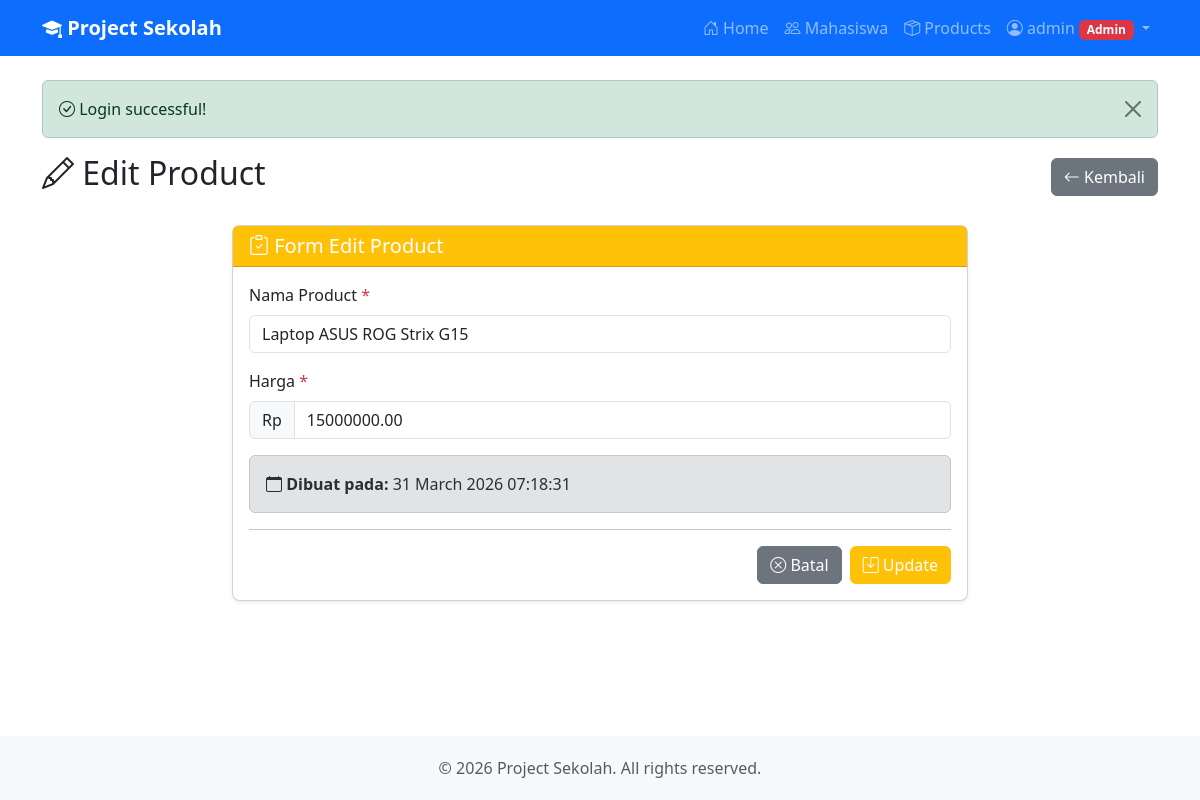
The app's page /index.php?page=products&action=edit&id=1 (signed in) with its own data.
### tables this page shows
CREATE TABLE IF NOT EXISTS products (
    id INT AUTO_INCREMENT PRIMARY KEY,
    name VARCHAR(100) NOT NULL,
    price DECIMAL(10,2) NOT NULL,
    created_at TIMESTAMP DEFAULT CURRENT_TIMESTAMP,
    updated_at TIMESTAMP DEFAULT CURRENT_TIMESTAMP ON UPDATE CURRENT_TIMESTAMP
);

### controllers/ProductController.php (called while the page is built, shortened)
<?php
class ProductController {
    private $productModel;
    public function __construct($db) {
        $this->productModel = new Product($db);
    }
    public function edit() {
        $id = $_GET['id'] ?? 0;
        $product = $this->productModel->getById($id);
        require_once 'views/layouts/header.php';
        require_once 'views/products/edit.php';
        require_once 'views/layouts/footer.php';
    }
}

### models/Product.php (called while the page is built, shortened)
<?php
class Product {
    private $conn;
    private $table = 'products';
    public function __construct($db) {
        $this->conn = $db;
    }
    public function getById($id) {
        $stmt = $this->conn->prepare("SELECT * FROM {$this->table} WHERE id = ?");
        $stmt->bind_param("i", $id);
        $stmt->execute();
        return $stmt->get_result()->fetch_assoc();
    }
}

### views/products/edit.php (the view, shortened to what this page needs)
<div class="row">
    <div class="col-12">
        <div class="d-flex justify-content-between align-items-center mb-4">
            <h2>
                <i class="bi bi-pencil"></i> Edit Product
            </h2>
            <a href="index.php?page=products" class="btn btn-secondary">
                <i class="bi bi-arrow-left"></i> Kembali
            </a>
        </div>
    </div>
</div>
<div class="row">
    <div class="col-lg-8 mx-auto">
        <div class="card">
            <div class="card-header bg-warning text-white">
                <h5 class="mb-0">
                    <i class="bi bi-clipboard-check"></i> Form Edit Product
                </h5>
            </div>
            <div class="card-body">
                <form method="POST" action="index.php?page=products&action=update">
                    <div class="mb-3">
                        <label for="name" class="form-label">
                            Nama Product <span class="text-danger">*</span>
                        </label>
                        <input type="text" class="form-control" id="name" name="name"
                               value="<?= htmlspecialchars($product['name']) ?>" required>
                    </div>
                    <div class="mb-3">
                        <label for="price" class="form-label">
                            Harga <span class="text-danger">*</span>
                        </label>
                        <div class="input-group">
                            <span class="input-group-text">Rp</span>
                            <input type="number" class="form-control" id="price" name="price"
                                   value="<?= $product['price'] ?>" required min="0" step="0.01">
                        </div>
                    </div>
                    <div class="alert alert-secondary">
                        <i class="bi bi-calendar"></i>
                        <strong>Dibuat pada:</strong> <?= date('d F Y H:i:s', strtotime($product['created_at'])) ?>
                    </div>
                    <hr>
                    <div class="d-grid gap-2 d-md-flex justify-content-md-end">
                        <a href="index.php?page=products" class="btn btn-secondary">
                            <i class="bi bi-x-circle"></i> Batal
                        </a>
                        <button type="submit" class="btn btn-warning text-white">
                            <i class="bi bi-save"></i> Update
                        </button>
                    </div>
                </form>
            </div>
        </div>
    </div>
</div>

### views/layouts/header.php (style rules this page uses)
body { min-height: 100vh; display: flex; flex-direction: column; }
.card { box-shadow: 0 0.125rem 0.25rem rgba(0,0,0,0.075); border-radius: 0.5rem; }

### records on screen
products: name "Laptop ASUS ROG Strix G15", price "15000000.00", created_at "31 March 2026 07:18:31"

### other values on screen
APP_NAME "Project Sekolah"
$_SESSION['username'] "admin"
$_SESSION['success'] "Login successful!"
